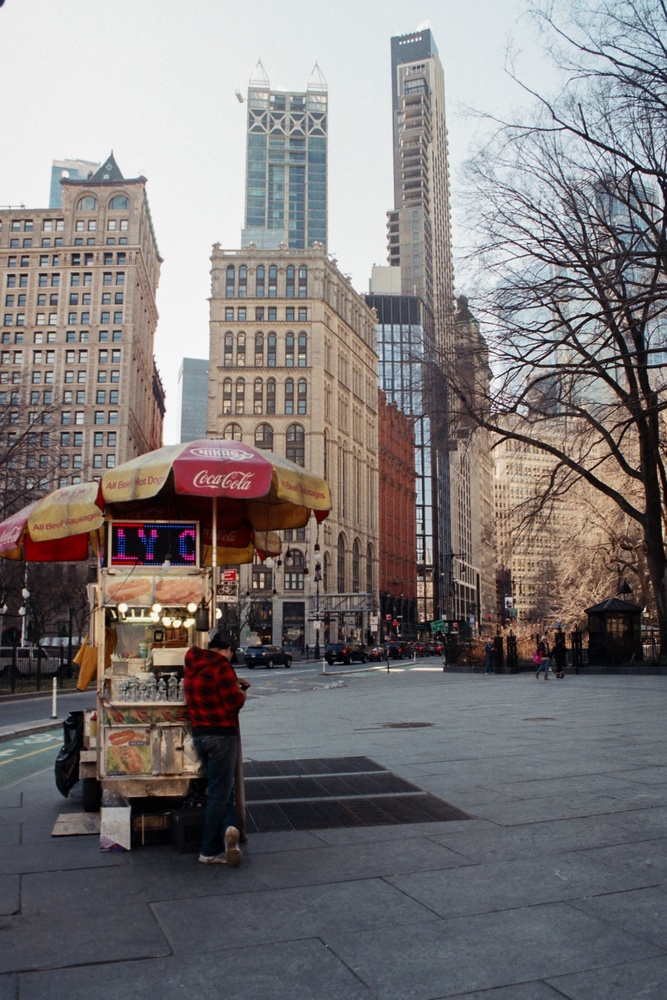
#> input picture images/1.jpg, 667 x 1000 px, shrunk from 2048 x 3072 before the run
$ python edge_detection.py
#> lines starting #> are read from the running program, lines starting #| are printed output that depends on the picture
import matplotlib.pyplot as plt
from PIL import Image
import numpy as np

img = Image.open('./images/1.jpg').convert('L')
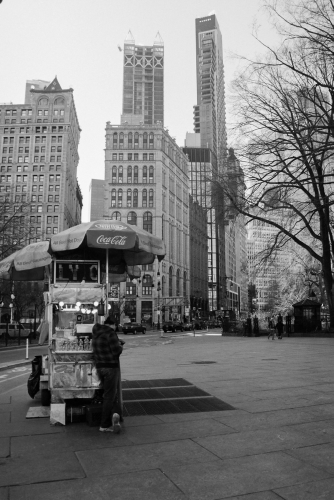
#> img: PIL image 667x1000 L (shown at 1/2 size); min 0, max 254, mean 122.7

print(img)
#| <PIL.Image.Image image mode=L size=667x1000 at 0x7F11E841D290>
# This is just a filter.
kernel_x = ([[-1,0,1], [-2,0,2], [-1,0,1]])
kernel_y = ([[-1,-2,-1],[0,0,0], [1,2,1]])


def convolve(image, kernel):
    i_w, i_h = image.size

    k_w = len(kernel[0])
    k_h = len(kernel)

    p_h = k_h // 2
    p_w = k_w // 2

    padded_image = np.zeros((i_h + 2*p_h, i_w + 2*p_w))
    padded_image[p_h:i_h+p_h, p_w:i_w+p_w] = image
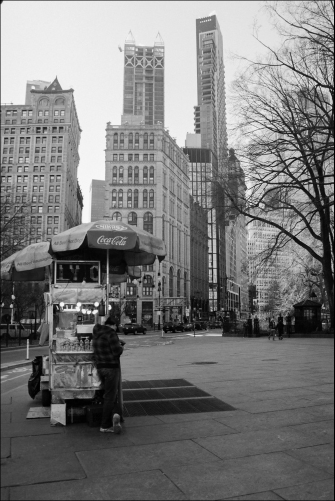
#> padded_image: shape (1002, 669) float64 (shown at 1/2 size); min 0, max 254, mean 122.1

    output_image = np.zeros((i_h, i_w))

    for i in range(p_h, i_h+p_h):
        for j in range(p_w, i_w+p_w):
            patch = padded_image[i-p_h:i+p_h+1, j-p_w:j+p_w+1]
            output_image[i-p_h, j-p_w] = np.sum(patch * kernel)
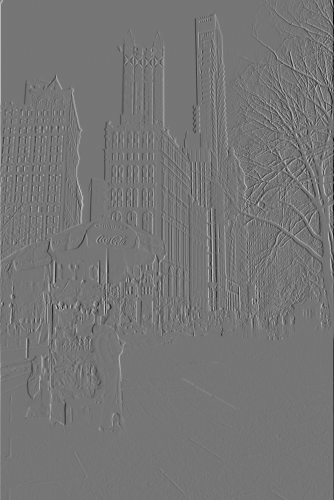
#> output_image: shape (1000, 667) float64 (shown at 1/2 size); min -828, max 962, mean -0.2; drawn with min black and max white

    return output_image

def absolute(image):
    output_image = np.zeros_like(image)
#> output_image: shape (1000, 667) float64; every value is 0

    for i in range(image.shape[0]):
        for j in range(image.shape[1]):
            output_image[i, j] = abs(image[i, j])
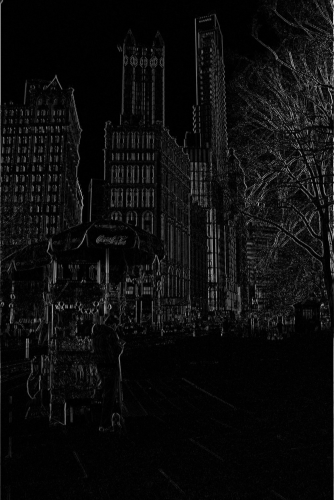
#> output_image: shape (1000, 667) float64 (shown at 1/2 size); min 0, max 962, mean 50.8; drawn with min black and max white

    return output_image

img_x = absolute(convolve(img, kernel_x))
img_y = absolute(convolve(img, kernel_y))
#> after the loop in convolve (call 2), `for i in range(p_h, i_h+p_h):`:
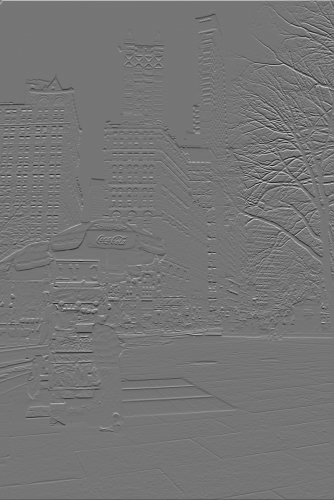
#> output_image: shape (1000, 667) float64 (shown at 1/2 size); min -815, max 950, mean -0.6; drawn with min black and max white
#> after the loop in absolute (call 2), `for i in range(image.shape[0]):`:
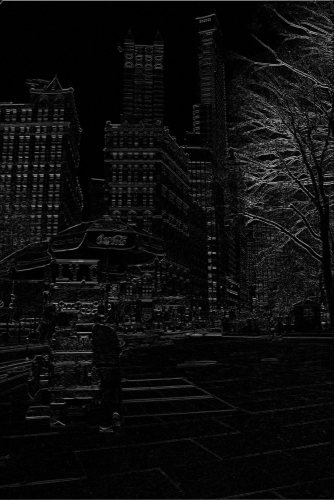
#> output_image: shape (1000, 667) float64 (shown at 1/2 size); min 0, max 950, mean 51; drawn with min black and max white
edge = img_x + img_y
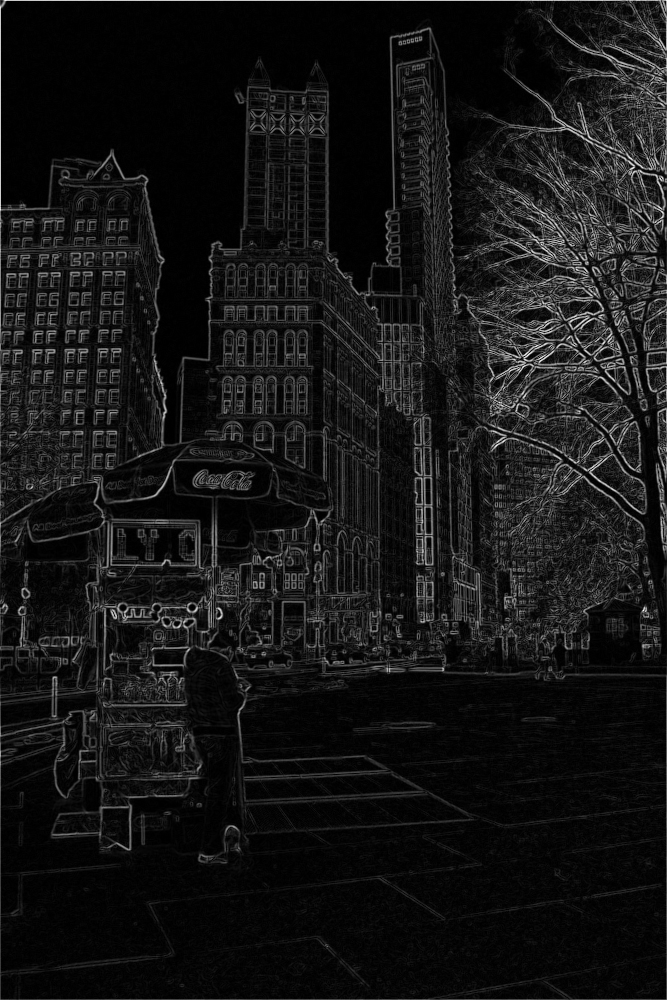
#> edge: shape (1000, 667) float64; min 0, max 1182, mean 101.8; drawn with min black and max white

plt.imshow(edge, cmap="gray")
plt.show()

$ run again, with images/4.jpg copied over images/1.jpg
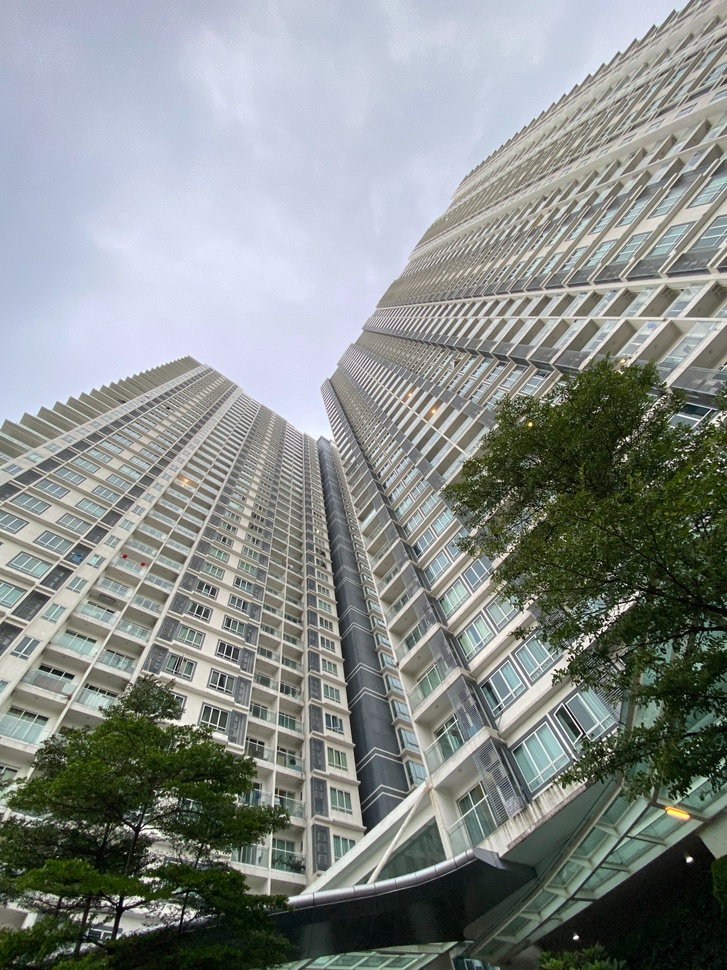
#> input picture images/4.jpg, 727 x 970 px, shrunk from 3024 x 4032 before the run
#| <PIL.Image.Image image mode=L size=727x970 at 0x7F11E8B048D0>
#> after the loop in convolve (call 2), `for i in range(p_h, i_h+p_h):`:
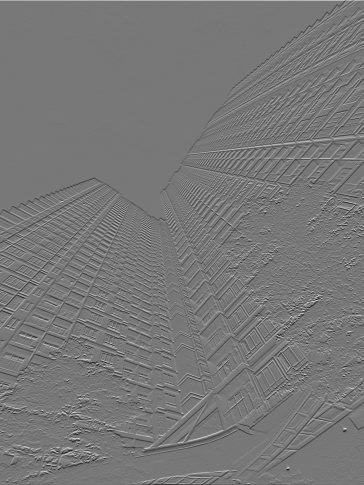
#> output_image: shape (970, 727) float64 (shown at 1/2 size); min -792, max 890, mean -0.6; drawn with min black and max white
#> `edge = img_x + img_y`:
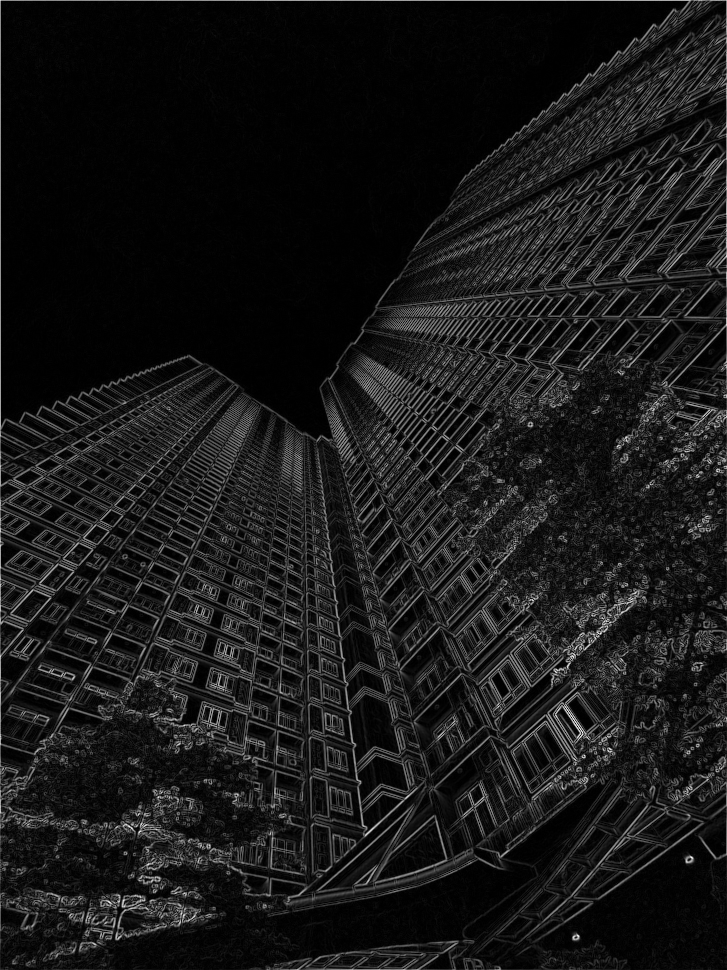
#> edge: shape (970, 727) float64; min 0, max 1302, mean 127.3; drawn with min black and max white
